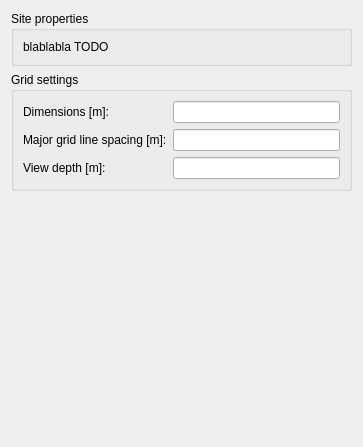
<?xml version="1.0" encoding="UTF-8"?>
<ui version="4.0">
 <class>SVPropSiteWidget</class>
 <widget class="QWidget" name="SVPropSiteWidget">
  <property name="geometry">
   <rect>
    <x>0</x>
    <y>0</y>
    <width>363</width>
    <height>447</height>
   </rect>
  </property>
  <property name="windowTitle">
   <string>Form</string>
  </property>
  <layout class="QVBoxLayout" name="verticalLayout">
   <item>
    <widget class="QGroupBox" name="groupBox">
     <property name="title">
      <string>Site properties</string>
     </property>
     <layout class="QGridLayout" name="gridLayout_2">
      <item row="0" column="0">
       <widget class="QLabel" name="label">
        <property name="text">
         <string>blablabla TODO </string>
        </property>
       </widget>
      </item>
     </layout>
    </widget>
   </item>
   <item>
    <widget class="QGroupBox" name="groupBox_2">
     <property name="title">
      <string>Grid settings</string>
     </property>
     <layout class="QGridLayout" name="gridLayout">
      <item row="0" column="0">
       <widget class="QLabel" name="label_2">
        <property name="text">
         <string>Dimensions [m]:</string>
        </property>
       </widget>
      </item>
      <item row="0" column="1">
       <widget class="QLineEdit" name="lineEditMaxDimensions"/>
      </item>
      <item row="1" column="0">
       <widget class="QLabel" name="label_3">
        <property name="text">
         <string>Major grid line spacing [m]:</string>
        </property>
       </widget>
      </item>
      <item row="1" column="1">
       <widget class="QLineEdit" name="lineEditGridLineSpacing"/>
      </item>
      <item row="2" column="0">
       <widget class="QLabel" name="label_4">
        <property name="text">
         <string>View depth [m]:</string>
        </property>
       </widget>
      </item>
      <item row="2" column="1">
       <widget class="QLineEdit" name="lineEditViewDepth"/>
      </item>
     </layout>
    </widget>
   </item>
   <item>
    <spacer name="verticalSpacer">
     <property name="orientation">
      <enum>Qt::Vertical</enum>
     </property>
     <property name="sizeHint" stdset="0">
      <size>
       <width>20</width>
       <height>222</height>
      </size>
     </property>
    </spacer>
   </item>
  </layout>
 </widget>
 <resources/>
 <connections/>
</ui>
